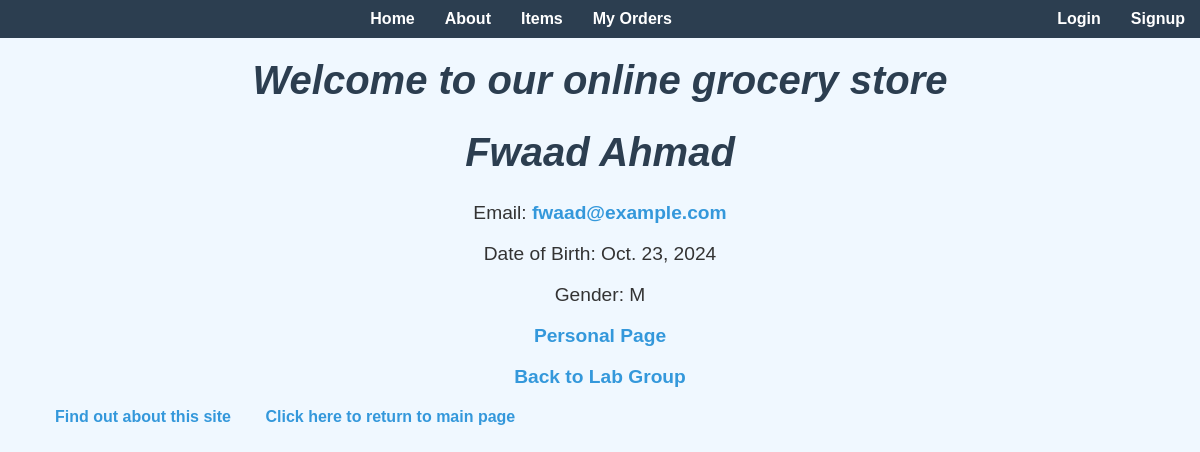
Page /lab-member/1/ on the committed database.
### myapp/models.py (models this page shows, shortened)
class LabMember(models.Model):
    first_name = models.CharField(max_length=100)
    last_name = models.CharField(max_length=100)
    email = models.EmailField(max_length=254, null=True, blank=True)
    dob = models.DateField(null=True, blank=True)
    gender = models.CharField(
        max_length=1,
        choices=[
            ("M", "Male"),
            ("F", "Female"),
            ("O", "Other"),
        ],
        null=True,
        blank=True,
    )
    personal_page = models.URLField(max_length=200, blank=True)

### myapp/views.py (the view)
class LabMemberDetailView(DetailView):
    model = LabMember
    template_name = "myapp/lab_member_detail.html"
    context_object_name = "lab_member"

### myapp/templates/myapp/lab_member_detail.html
{% extends 'myapp/base.html' %} {% block body_block %}
<h1>{{ lab_member.first_name }} {{ lab_member.last_name }}</h1>
<p>Email: <a href="mailto:{{ lab_member.email }}">{{ lab_member.email }}</a></p>
<p>Date of Birth: {{ lab_member.dob }}</p>
<p>Gender: {{ lab_member.gender }}</p>
<p>
  <a href="{{ lab_member.personal_page }}" target="_blank">Personal Page</a>
</p>
<p><a href="{% url 'myapp:lab_group' %}">Back to Lab Group</a></p>
{% endblock %} >

### myapp/static/myapp/style.css (style rules this page uses)
body { background-color: #f0f8ff; color: #333; font-family: "Arial", sans-serif; font-size: 16px; margin: 0; padding: 0; }
h1 { color: #2c3e50; font-size: 2.5em; font-style: italic; text-align: center; margin-top: 20px; }
div p { text-align: center; font-size: 1.2em; }
a { color: #3498db; text-decoration: none; font-weight: bold; }

### rows in the picture
LabMember: first_name "Fwaad", last_name "Ahmad", email "fwaad@example.com", dob "Oct. 23, 2024", gender "M"
